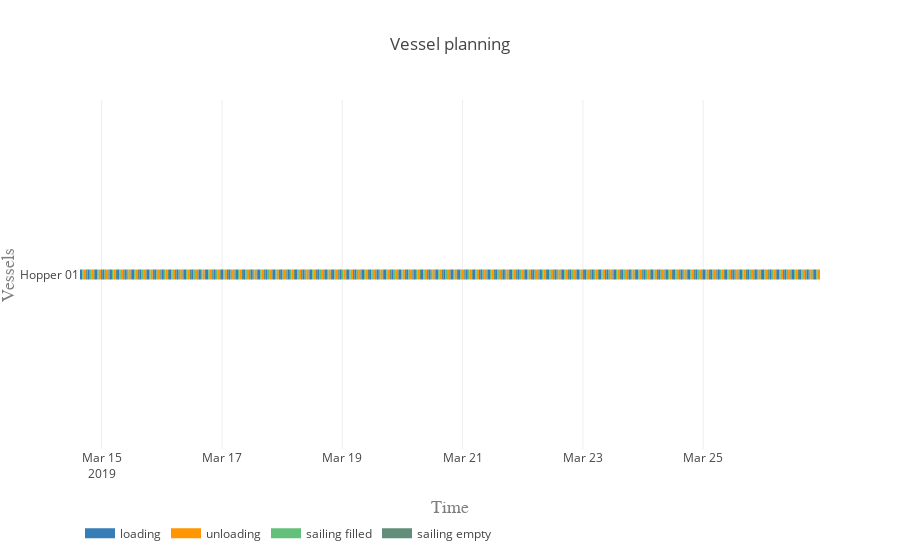

This figure's notebook cell:
### Markdown cell above
#### Vessel planning

### Code cell
vessels = [hopper]

activities = ['loading', 'unloading', 'sailing filled', 'sailing empty']
colors = {0:'rgb(55,126,184)', 1:'rgb(255,150,0)', 2:'rgb(98, 192, 122)', 3:'rgb(98, 141, 122)'}

plot.vessel_planning(vessels, activities, colors)

### Figure 1 — Plotly figure (JSON) as saved in the notebook; plotly's stock layout.template omitted (floating-point values rounded to 4 significant figures; data arrays with more than 128 entries replaced by an {"elided": "..."} marker saying what was removed)
{"data": [{"connectgaps": false, "hoverinfo": "y+name", "line": {"color": "rgb(55,126,184)", "width": 10}, "mode": "lines", "name": "loading", "type": "scatter", "uid": "8d143757-6b9e-49ea-8b36-b9149b0cafa4", "x": {"elided": "500 str values"}, "y": {"elided": "500 str values"}}, {"connectgaps": false, "hoverinfo": "y+name", "line": {"color": "rgb(255,150,0)", "width": 10}, "mode": "lines", "name": "unloading", "type": "scatter", "uid": "2b3ba826-6c33-4544-9d0c-4a4b5e079439", "x": {"elided": "500 str values"}, "y": {"elided": "500 str values"}}, {"connectgaps": false, "hoverinfo": "y+name", "line": {"color": "rgb(98, 192, 122)", "width": 10}, "mode": "lines", "name": "sailing filled", "type": "scatter", "uid": "5d9f5d13-32c2-43d7-acff-76962c1cab99", "x": {"elided": "500 str values"}, "y": {"elided": "500 str values"}}, {"connectgaps": false, "hoverinfo": "y+name", "line": {"color": "rgb(98, 141, 122)", "width": 10}, "mode": "lines", "name": "sailing empty", "type": "scatter", "uid": "8277d61e-8799-463d-9235-42db18e44981", "x": {"elided": "495 str values"}, "y": {"elided": "495 str values"}}], "layout": {"hovermode": "closest", "legend": {"orientation": "h", "x": 0, "y": -0.2}, "title": "Vessel planning", "xaxis": {"range": ["2019-03-14 15:21:28", "2019-03-26 22:35:50.511561"], "title": "Time", "titlefont": {"color": "#7f7f7f", "family": "Courier New, monospace", "size": 18}}, "yaxis": {"title": "Vessels", "titlefont": {"color": "#7f7f7f", "family": "Courier New, monospace", "size": 18}}}}
